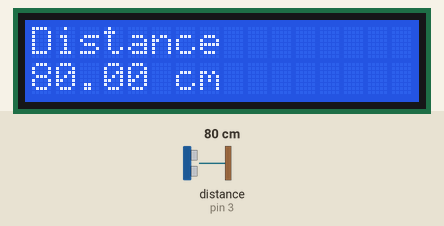
Recording of a sketch running on a simulated Arduino Uno, built with avr-gcc and run on an emulated ATmega328P. On the bench: 16×2 character LCD. The inputs (shaded band) are chosen by the test bench; at power-on: distance to the obstacle (sensor on pin 3) 80 cm.

Above: at 1.2 s.
1.3 s: distance to the obstacle (sensor on pin 3) set to 11 cm
At 3.3 s:
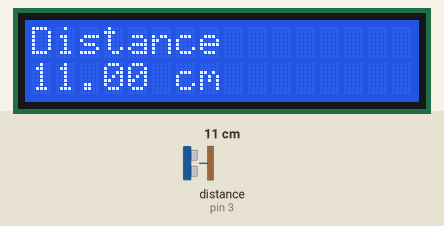
3.6 s: distance to the obstacle (sensor on pin 3) set to 8 cm
At 4.8 s:
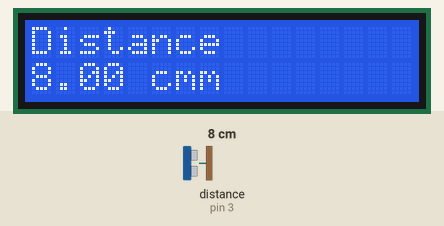
5.7 s: distance to the obstacle (sensor on pin 3) set to 2 cm
At 7.1 s:
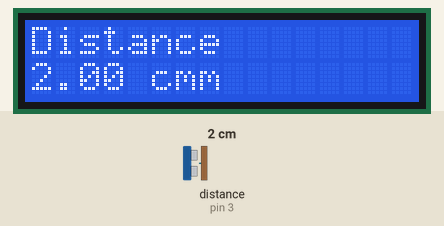
Timing chart, 0 to 8.7 s (numbered marks = the images above; inputs shaded):
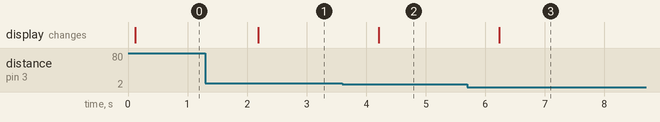

Measured:
- the behaviour switches between 10 and 9 cm on distance to the obstacle (sensor on pin 3) (found by bisection; images 1 and 2)
- after the input at 1.3 s, the display: changes after 0.89 s (image 1)
- after the input at 3.6 s, the display: changes after 0.61 s (image 2)
- after the input at 5.7 s, the display: changes after 0.53 s (image 3)

The sketch:

UltrasonicSensor.ino
```cpp
#include <HCSR04.h>
#include <LiquidCrystal.h>
#include <NewPing.h>


LiquidCrystal lcd(7, 8, 9, 10, 11, 12);
UltraSonicDistanceSensor uds(2, 3);
void setup() {
  // put your setup code here, to run once:
  lcd.begin(16, 2);
  lcd.print("Distance");

}


void loop() {
  // put your main code here, to run repeatedly:
  lcd.setCursor(0, 1); //makes it so that value is displayed in the 2nd row

  double sum=0;
  double average = 0;
  for (int i=0; i<10;i++){
    sum+=uds.measureDistanceCm();
  }
  average = sum/float(10);
   lcd.print(String(average) + " cm");
   //Serial.print(String(average)); //for data collection purposes
   delay(1000);

}
```
